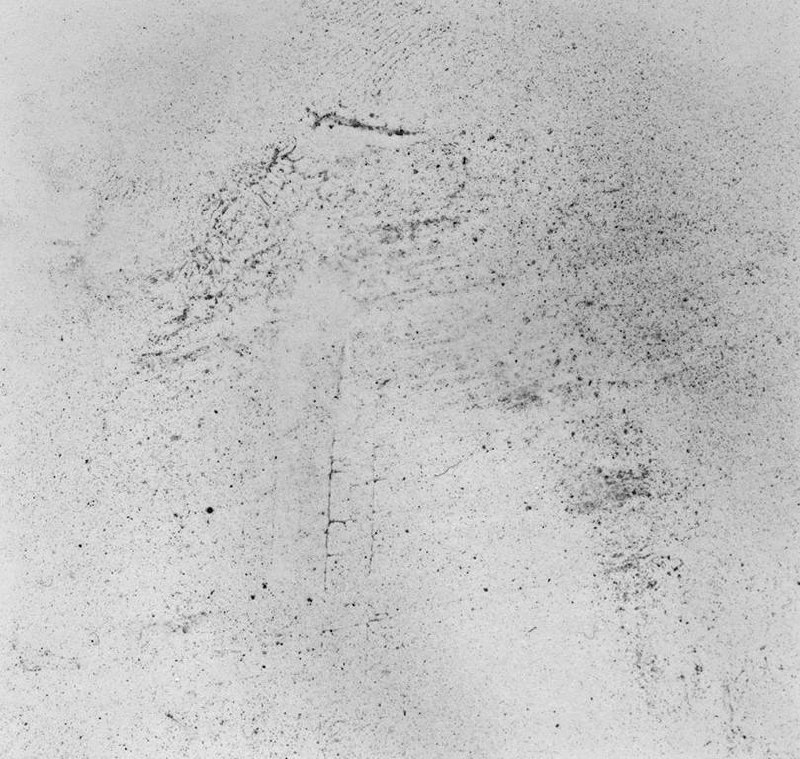
#> input picture bot/a.jpg, 800 x 759 px, given in place of prueba.jpg, which was not available
$ python -i bot.py   (imports and definitions only)
#> lines starting #> are read from the running program, lines starting #| are printed output that depends on the picture; pictures that were not available may be replaced by others from this repository, and a replacement may not be noted
import telegram
from telegram import Update,KeyboardButton, ReplyKeyboardMarkup
from telegram.ext import ApplicationBuilder, CommandHandler, ContextTypes, MessageHandler
import threading
import requests
import cv2
latitud,longitud=0,0
def suavizar(nombre_imagen):
    # Cargar imagen
#> called with nombre_imagen = 'prueba.jpg'
  img = cv2.imread(nombre_imagen)
#> img is the input picture: shape (759, 800, 3); min 0, max 252, mean 192.7

  # Aplicar filtro de diferencia de mediana
  img_suave = cv2.medianBlur(img, 5)

  # Convertir a escala de grises
  img_gris = cv2.cvtColor(img_suave, cv2.COLOR_BGR2GRAY)

  # Aplicar la diferencia entre la imagen original y la imagen suavizada con el filtro de mediana
  img_diferencia = cv2.absdiff(img, img_suave)
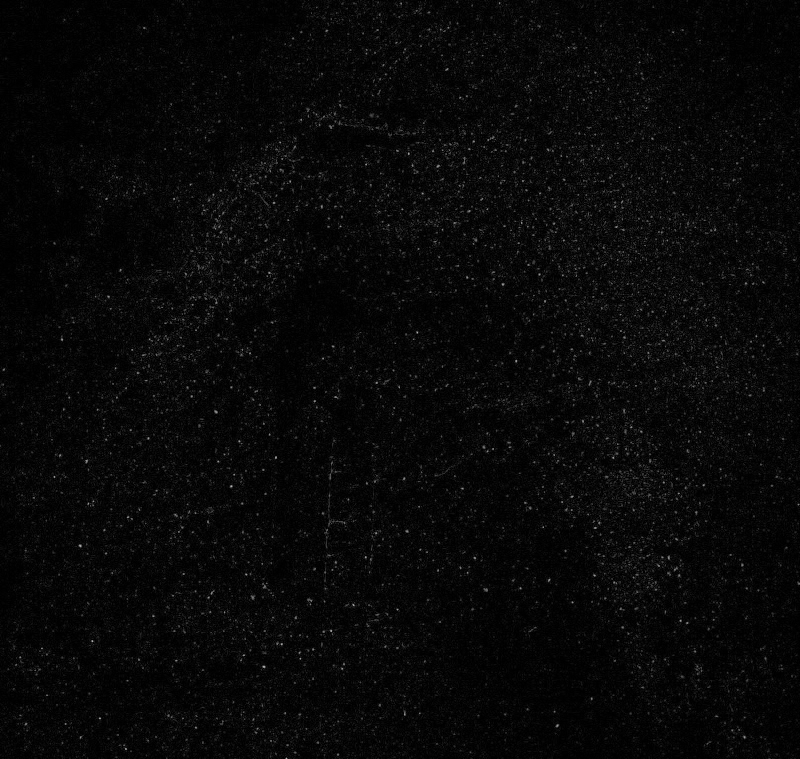
#> img_diferencia: shape (759, 800, 3); min 0, max 176, mean 8
  resultado = "resultado.jpg"
  # Guardar la imagen con las manchas resaltadas
  cv2.imwrite(resultado, img_diferencia)

def contar(nombre):
    # Cargar imagen con las manchas resaltadas
#> called with nombre = 'resultado.jpg'
  img = cv2.imread(nombre)
#> img: shape (759, 800, 3); min 0, max 178, mean 8.1

  # Convertir a escala de grises
  img_gris = cv2.cvtColor(img, cv2.COLOR_BGR2GRAY)

  # Aplicar threshold binario para eliminar el ruido
  _, img_thresh = cv2.threshold(img_gris, 50, 255, cv2.THRESH_BINARY)
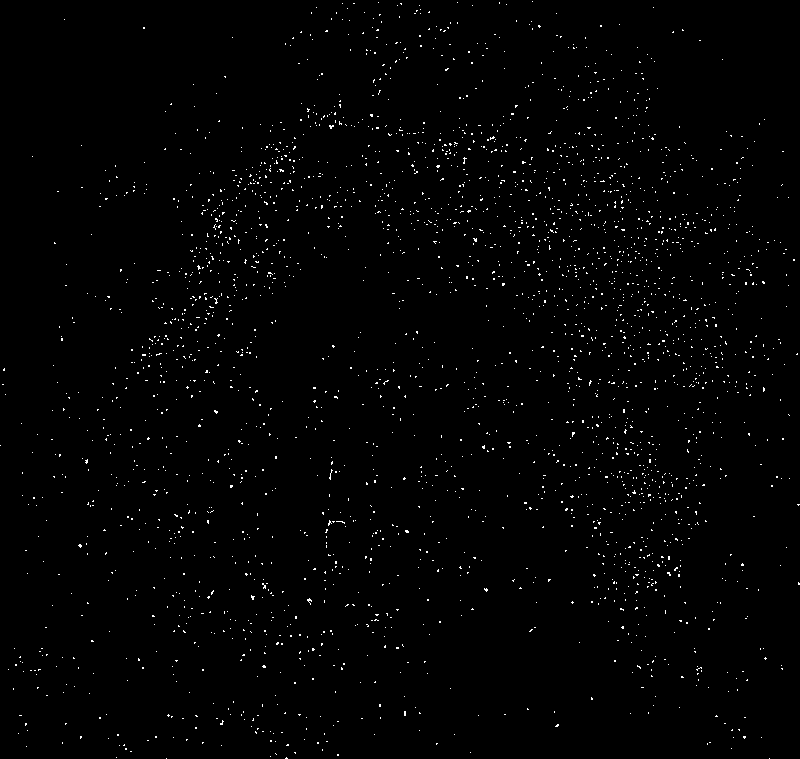
#> img_thresh: shape (759, 800); 1.1% white in thin lines or dots

  # Encontrar contornos
  contornos, _ = cv2.findContours(img_thresh, cv2.RETR_EXTERNAL, cv2.CHAIN_APPROX_SIMPLE)
#> contornos = 2778 contours, all with area under 20

  # Dibujar los contornos encontrados en la imagen original en rojo
  img_puntos = img.copy()
  cv2.drawContours(img_puntos, contornos, -1, (0, 0, 255), 2)
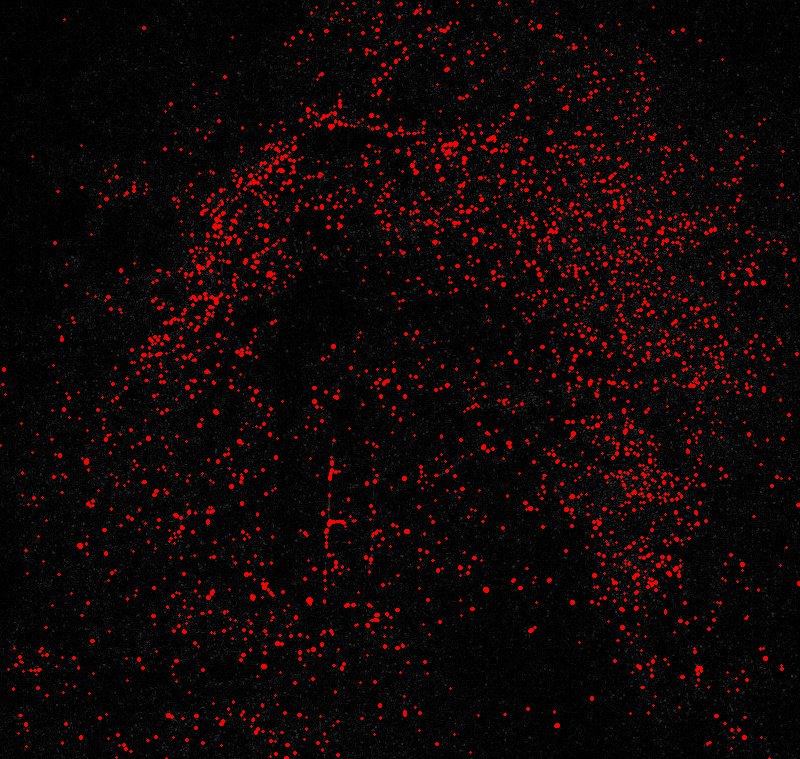
#> img_puntos: shape (759, 800, 3); mean B, G, R 6.7, 6.7, 17.1

  # Guardar la imagen con los puntos detectados marcados en rojo
  cv2.imwrite("imagen_puntos.jpg", img_puntos)

  # Imprimir el número de puntos encontrados
  print("Número de puntos encontrados: ", len(contornos))
#| Número de puntos encontrados:  2778
  result = len(contornos)/36
#> result = 77.17

  return str(result)
def process_image(path):

    print("Processing image")

    ##### Detectar puntos aqui #####
    suavizar("prueba.jpg")
    contamina= contar("resultado.jpg")
#> contamina = '77.16666666666667'

    print("introducidas:",latitud,longitud)
    placeholder_data = {
        "nombre":"Deusto",
        "lat": latitud,
        "lng": longitud,
        "contaminacion":contamina,
    }
#> placeholder_data = {'nombre': 'Deusto', 'lat': 0, 'lng': 0, 'contaminacion': '77.16666666666667'}

    requests.post("http://127.0.0.1:8000/api/data/", json=placeholder_data)
#> (this line was passed over: requests is not available in this run)

# [36 lines not run here, left out]

# [1 line that did not run here, left out]
# [2 lines not run here, left out]

>>> result = process_image('bot/a.jpg')
